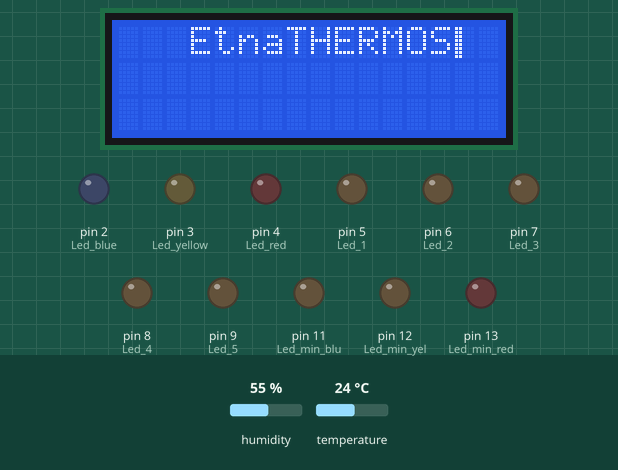
Recording of a sketch running on a simulated Arduino Uno, built with avr-gcc and run on an emulated ATmega328P. On the bench: 16×3 character LCD, output pins drawn as LEDs (lit = HIGH). Dashed ring = blinking. Inputs (shaded band) come from the test bench; at power-on: humidity 55 %, temperature 24 °C.

Above: at 1.26 s.
1.3 s: humidity set to 68 %
11.1 s: temperature set to 19 °C
At 18.8 s:
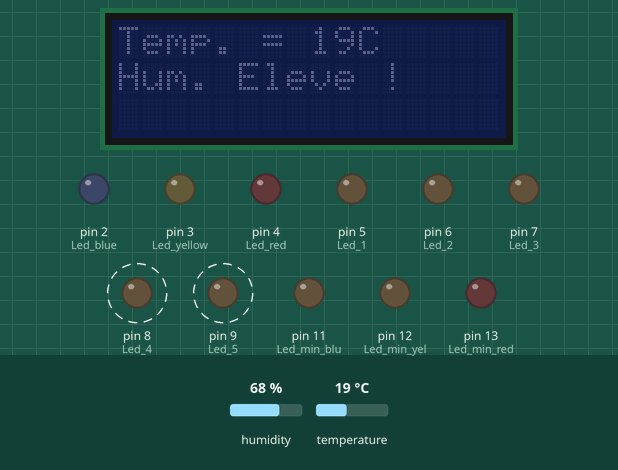
20.9 s: temperature set to 16 °C
At 29.0 s:
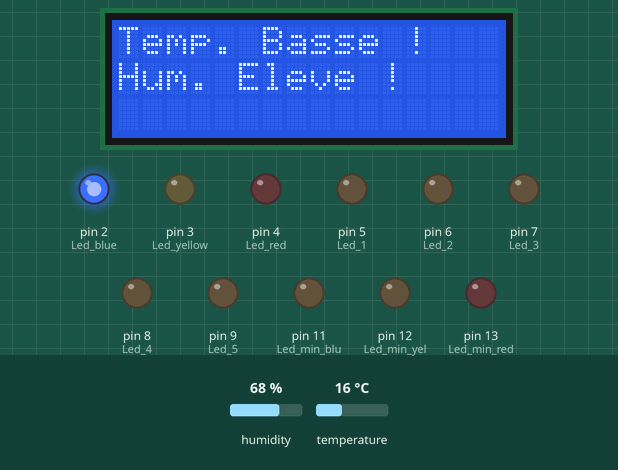
33.2 s: temperature set to 28 °C
At 42.9 s:
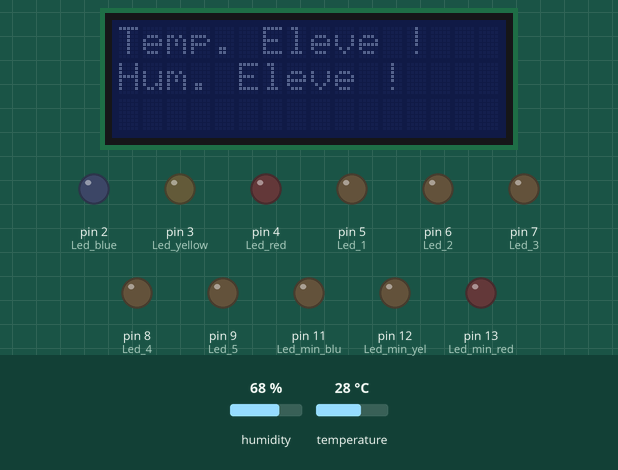
43.0 s: humidity set to 22 %
At 52.81 s:
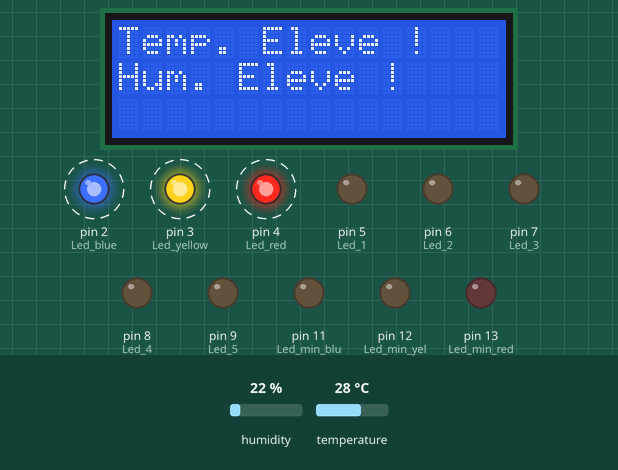
54.6 s: humidity set to 10 %
At 60.7 s:
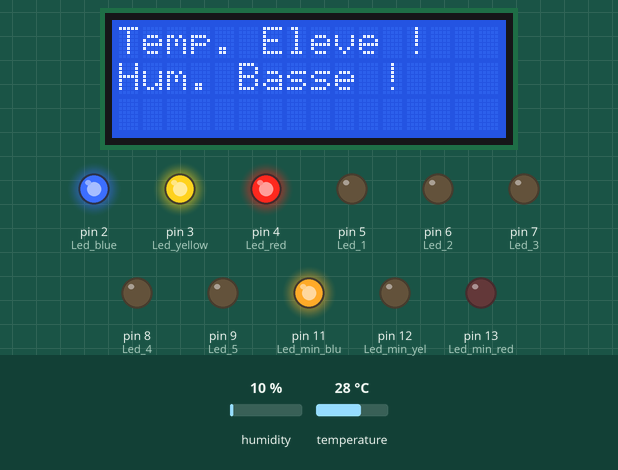
Timing chart, 0 to 69.8 s (numbered marks = the images above; inputs shaded):
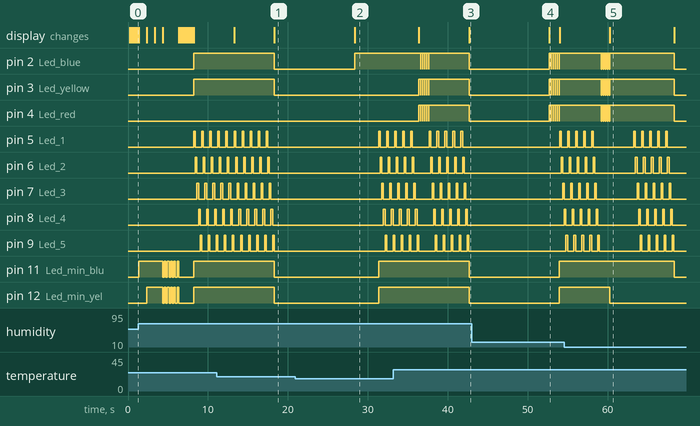

The sketch:

Etape_4.ino
```cpp
//CAPTEUR

#include "DHT.h"
// Definit la broche de l'Arduino sur laquelle la
// broche DATA du capteur est reliee
#define DHTPIN 10
#define DHTTYPE DHT11
// Declare un objet de type DHT
// Il faut passer en parametre du constructeur
// de l'objet la broche et le type de capteur
DHT dht(DHTPIN, DHTTYPE);


// ECRAN LCD

#include <LiquidCrystal_I2C.h>

#include  <Wire.h>


//initialize the liquid crystal library
//the first parameter is  the I2C address
//the second parameter is how many rows are on your screen
//the  third parameter is how many columns are on your screen
LiquidCrystal_I2C lcd(0x27,  16, 3);

// LED DETECTOR
#define Led_blue 2
#define Led_yellow 3
#define Led_red 4

// LED CHENIL
#define Led_1 5
#define Led_2 6
#define Led_3 7
#define Led_4 8
#define Led_5 9

// LED MINUTEUR
#define Led_min_blu 11
#define Led_min_yel 12
#define Led_min_red 13

// int reset_timer = 10000;
int pause_on = 200;
int pause_off = 50;

int fade = 1;
int bright = 0;
int del ;
int same_temperature = 0;
int same_humidity = 0;

int minuteur = 0;


//ANIMATION
int i=0;
int j=0;
byte customChar1[] = {
  0x18,
  0x18,
  0x18,
  0x18,
  0x18,
  0x18,
  0x18,
  0x18
};

byte customChar2[] = {
  0x03,
  0x03,
  0x03,
  0x03,
  0x03,
  0x03,
  0x03,
  0x03
};

//TITLE
char tab[] = "EtnaTHERMOS";
int tab_len =  11;

void setup() {
  // Initialise la capteur DHT11
  dht.begin();

  //initialize lcd screen
  lcd.init();
  // turn on the backlight
  lcd.backlight();

  // LED DETECTOR
  pinMode(Led_blue, OUTPUT);
  pinMode(Led_yellow, OUTPUT);
  pinMode(Led_red, OUTPUT);

  // LED CHENIL
  pinMode(Led_1, OUTPUT);
  pinMode(Led_2, OUTPUT);
  pinMode(Led_3, OUTPUT);
  pinMode(Led_4, OUTPUT);
  pinMode(Led_5, OUTPUT);

  // LED MINUTEUR
  pinMode(Led_min_blu, OUTPUT);
  pinMode(Led_min_yel, OUTPUT);
  pinMode(Led_min_red, OUTPUT);

  //ANIMATION
  lcd.createChar(0, customChar1);
  lcd.createChar(1, customChar2);
  lcd.clear();
}

void loop() {
  float temperature = dht.readTemperature();
  float humidity = dht.readHumidity();
  int humidity_int =  (int)humidity;
  int temperature_int = (int)temperature;


  if (minuteur == 0){
    looptitle();
    loop3();
    for (int anime=0;anime<16;anime++){
    loopanim();
    }
    minuteur = minuteur +1;
  }

  // BREATHING LED NOT WORKING

  //  analogWrite(Led_blue, bright);
  //   bright = bright + fade;
  //   if (bright <= 0 || bright >= 255){
  //     fade = -fade;
  //   }
  //   del = map(bright,0,255,10,1);
  //   delay(20);

  // TEMPERATURE

  if (humidity_int == same_humidity && same_temperature == temperature_int) {
    lcd.noBacklight();
    digitalWrite(Led_blue, LOW);
    digitalWrite(Led_yellow, LOW);
    digitalWrite(Led_red,LOW);
    digitalWrite(Led_min_blu, LOW);
    digitalWrite(Led_min_yel, LOW);
    digitalWrite(Led_min_red,LOW);
    delay(10000);

  }else{
    lcd.backlight();
    lcd.setCursor(0,0);

    if (temperature_int<18){
      lcd.print("Temp. Basse !");
      digitalWrite(Led_blue,HIGH);
      digitalWrite(Led_yellow,LOW);
      digitalWrite(Led_red,LOW);
      delay(3000);
    } else if (temperature_int > 24) {
      lcd.print("Temp. Eleve !");

      if (temperature_int > 25) {
        for (int i =0;i<5;i++){
          digitalWrite(Led_blue, HIGH);
          digitalWrite(Led_yellow, HIGH);
          digitalWrite(Led_red, HIGH);
          delay(pause_on);
          digitalWrite(Led_blue, LOW);
          digitalWrite(Led_yellow, LOW);
          digitalWrite(Led_red, LOW);
          delay(pause_off);
          // reset_timer = 0;
        }
      }
      digitalWrite(Led_blue, HIGH);
      digitalWrite(Led_yellow, HIGH);
      digitalWrite(Led_red, HIGH);
      // delay(3000);

    } else {
      digitalWrite(Led_blue, HIGH);
      digitalWrite(Led_yellow, HIGH);
      digitalWrite(Led_red,LOW);
      lcd.print("Temp. = " + String(temperature_int)+"C     ");
    }


    // HUMIDITE

    lcd.setCursor(0,1);
    if (humidity_int<18){
      lcd.print("Hum. Basse !");
      digitalWrite(Led_min_blu,HIGH);
      digitalWrite(Led_min_yel,LOW);
      digitalWrite(Led_min_red,LOW);
      delay(3000);
    } else if (humidity_int > 60) {
      lcd.print("Hum. Eleve !");

      if (humidity_int > 70) {
        for (int i =0;i<5;i++){
          digitalWrite(Led_min_blu, HIGH);
          digitalWrite(Led_min_yel, HIGH);
          digitalWrite(Led_min_red, HIGH);
          delay(pause_on);
          digitalWrite(Led_min_blu, LOW);
          digitalWrite(Led_min_yel, LOW);
          digitalWrite(Led_min_red, LOW);
          delay(pause_off);
          // reset_timer = 0;
        }
      }
      digitalWrite(Led_min_blu, HIGH);
      digitalWrite(Led_min_yel, HIGH);
      digitalWrite(Led_min_red, HIGH);
      // delay(3000);

    } else {
      digitalWrite(Led_min_blu, HIGH);
      digitalWrite(Led_min_yel, HIGH);
      digitalWrite(Led_min_red,LOW);
      lcd.print("Hum. = " + String(humidity_int)+"%     ");
    }

    // if (humidity_int < 30){
    //   lcd.setCursor(0,1);
    //   lcd.print("Humidite Basse !");
    // } else if (humidity_int > 60){
    //   lcd.setCursor(0,1);
    //   lcd.print("Humidite Eleve !");
    // }else {
    //   lcd.setCursor(0,1);
    //   lcd.print("Humidite = " + String(humidity_int)+"%  ");
    // }

    loop2();
  }


  same_temperature = temperature_int;
  same_humidity = humidity_int;


}
void loop2(){
  for (int a = 0; a < 5;a++){

  digitalWrite(Led_1,HIGH); //Place le pin digital 13 à l'état HAUT (5V) -> Led allumée
  delay(200); //Met en pause le programme pendant la valeur de PAUSEON en m
  digitalWrite(Led_1,LOW); //Place le pin digital 13 à l'état BAS (0V) -> Led éteinte
  delay(0); //Met en pause le programme pendant la valeur de PAUSEOFF en ms


  digitalWrite(Led_2,HIGH); //Place le pin digital 12 à l'état HAUT (5V) -> Led allumée
  delay(200); //Met en pause le programme pendant la valeur de PAUSEON en ms
  digitalWrite(Led_2,LOW); //Place le pin digital 12 à l'état BAS (0V) -> Led éteinte
  delay(0); //Met en pause le programme pendant la valeur de PAUSEOFF en ms


  digitalWrite(Led_3,HIGH); //Place le pin digital 11 à l'état HAUT (5V) -> Led allumée
  delay(200); //Met en pause le programme pendant la valeur de PAUSEON en ms
  digitalWrite(Led_3,LOW); //Place le pin digital 11 à l'état BAS (0V) -> Led éteinte
  delay(0); //Met en pause le programme pendant la valeur de PAUSEOFF en ms


  digitalWrite(Led_4,HIGH); //Place le pin digital 10 à l'état HAUT (5V) -> Led allumée
  delay(200); //Met en pause le programme pendant la valeur de PAUSEON en ms
  digitalWrite(Led_4,LOW); //Place le pin digital 10 à l'état BAS (0V) -> Led éteinte
  delay(0); //Met en pause le programme pendant la valeur de PAUSEOFF en ms


  digitalWrite(Led_5,HIGH); //Place le pin digital 10 à l'état HAUT (5V) -> Led allumée
  delay(200); //Met en pause le programme pendant la valeur de PAUSEON en ms
  digitalWrite(Led_5,LOW); //Place le pin digital 10 à l'état BAS (0V) -> Led éteinte
  delay(0); //Met en pause le programme pendant la valeur de PAUSEOFF en ms
  }
}

void loop3(){
  lcd.setCursor(7,1);
  lcd.print("3 !");
  digitalWrite(Led_min_blu,HIGH); //Place le pin digital 10 à l'état HAUT (5V) -> Led allumée
  delay(1000); //Met en pause le programme pendant la valeur de PAUSEON en ms
  lcd.setCursor(7,1);
  lcd.print("2 !");
  digitalWrite(Led_min_yel,HIGH); //Place le pin digital 10 à l'état HAUT (5V) -> Led allumée
  delay(1000); //Met en pause le programme pendant la valeur de PAUSEON en ms
  lcd.setCursor(7,1);
  lcd.print("1 !");
  digitalWrite(Led_min_red,HIGH); //Place le pin digital 10 à l'état HAUT (5V) -> Led allumée
  delay(1000);
  lcd.setCursor(5,1);
  lcd.print("START !");
  for (int i =0; i<5; i++){
    digitalWrite(Led_min_blu,LOW);
    digitalWrite(Led_min_yel,LOW);
    digitalWrite(Led_min_red,LOW);
    delay(200);
    digitalWrite(Led_min_blu,HIGH);
    digitalWrite(Led_min_yel,HIGH);
    digitalWrite(Led_min_red,HIGH);
    delay(200);
  }
  digitalWrite(Led_min_blu,LOW);
  digitalWrite(Led_min_yel,LOW);
  digitalWrite(Led_min_red,LOW);
}


void loopanim() {
    lcd.clear();
    lcd.setCursor(i,0);
    lcd.write(0);
    lcd.setCursor(i,1);
    lcd.write(0);
    delay(50);
    lcd.clear();
    lcd.setCursor(i,0);
    lcd.write(1);
    lcd.setCursor(i,1);
    lcd.write(1);
    delay(50);
    lcd.clear();
    i++;
    if(i==16)
    i=0;
    }


void looptitle(){

  lcd.setCursor(3, 0);
  for (int i = 0; i< sizeof(tab); i++) {
    lcd.print(tab[i]);
    delay(100);
  }
}
```

Measured:
- the behaviour switches between 18 and 17 °C on temperature (found by bisection; images 1 and 2)
- after the input at 20.9 s, pin 2 (Led_blue): LOW → HIGH after 7.4 s; pin 5 (Led_1): alternates HIGH for 0.20 s and LOW for 0.80 s, starting after 10.5 s
- after the input at 33.2 s, pin 3 (Led_yellow), pin 4 (Led_red): goes 5 × (HIGH 0.20 s, LOW 0.05 s), HIGH 5.0 s, then LOW, starting after 3.2 s; pin 11 (Led_min_blu), pin 12 (Led_min_yel), pin 13 (Led_min_red): HIGH → LOW after 9.5 s instead of 3.2 s; the display: first changes after 3.2 s (image 3 shows a later state)
- after the input at 43.0 s, pin 2 (Led_blue), pin 3 (Led_yellow): alternates HIGH for 0.20 s and LOW for 0.05 s, 11 changes in all, then stays HIGH, starting after 9.7 s
- after the input at 54.6 s, pin 11 (Led_min_blu): HIGH → LOW after 13.7 s instead of 4.4 s; pin 12 (Led_min_yel): HIGH → LOW after 5.7 s instead of 4.4 s; the display: changes after 5.7 s (image 5)
- by itself, pin 9 (Led_5): alternates HIGH for 0.20 s and LOW for 0.80 s, 15 changes in all, then stays LOW
- by itself, pin 5 (Led_1), pin 6 (Led_2), pin 7 (Led_3), pin 8 (Led_4): alternates HIGH for 0.20 s and LOW for 0.80 s, 14 changes in all, then stays LOW
